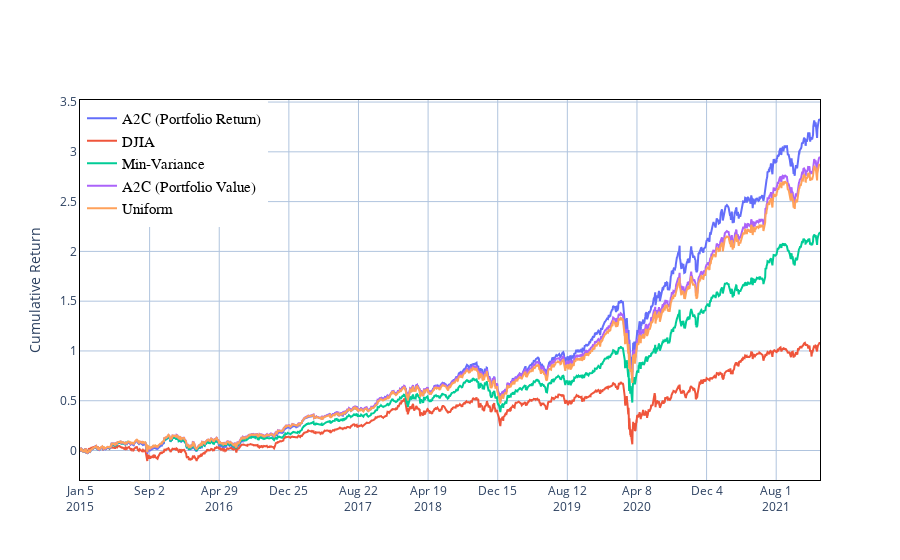

The notebook cell saved with this chart:
### Code cell
fig = go.Figure()
fig.add_trace(trace0_portfolio)

fig.add_trace(trace1_portfolio)

fig.add_trace(trace2_portfolio)

fig.add_trace(trace3_portfolio)

fig.add_trace(trace4_portfolio)


fig.update_layout(
    legend=dict(
        x=0,
        y=1,
        traceorder="normal",
        font=dict(
            family="sans-serif",
            size=15,
            color="black"
        ),
        bgcolor="White",
        bordercolor="white",
        borderwidth=2
        
    ),
)
#fig.update_layout(legend_orientation="h")
fig.update_layout(title={
        #'text': "Cumulative Return using FinRL",
        'y':0.85,
        'x':0.5,
        'xanchor': 'center',
        'yanchor': 'top'})
#with Transaction cost
#fig.update_layout(title =  'Quarterly Trade Date')
fig.update_layout(
#    margin=dict(l=20, r=20, t=20, b=20),

    paper_bgcolor='rgba(1,1,0,0)',
    plot_bgcolor='rgba(1, 1, 0, 0)',
    #xaxis_title="Date",
    yaxis_title="Cumulative Return",
xaxis={ 'type': 'date',
       'tick0': time_ind[0], 
        'tickmode': 'linear', 
       'dtick': 86400000.0 *80*3}

)
fig.update_xaxes(showline=True,linecolor='black',showgrid=True, gridwidth=1, gridcolor='LightSteelBlue',mirror=True)
fig.update_yaxes(showline=True,linecolor='black',showgrid=True, gridwidth=1, gridcolor='LightSteelBlue',mirror=True)
fig.update_yaxes(zeroline=True, zerolinewidth=1, zerolinecolor='LightSteelBlue')

fig.show()

### Figure 1 — Plotly figure (JSON) as saved in the notebook; plotly's stock layout.template omitted (floating-point values rounded to 4 significant figures; data arrays with more than 128 entries replaced by an {"elided": "..."} marker saying what was removed)
{"data": [{"mode": "lines", "name": "A2C (Portfolio Return)", "type": "scatter", "x": {"elided": "1761 str values"}, "y": {"elided": "1761 float values"}}, {"mode": "lines", "name": "DJIA", "type": "scatter", "x": {"elided": "1761 str values"}, "y": {"elided": "1761 float values"}}, {"mode": "lines", "name": "Min-Variance", "type": "scatter", "x": {"elided": "1761 str values"}, "y": {"elided": "1761 float values"}}, {"mode": "lines", "name": "A2C (Portfolio Value)", "type": "scatter", "x": {"elided": "1761 str values"}, "y": {"elided": "1761 float values"}}, {"mode": "lines", "name": "Uniform", "type": "scatter", "x": {"elided": "1761 str values"}, "y": {"elided": "1761 float values"}}], "layout": {"legend": {"bgcolor": "White", "bordercolor": "white", "borderwidth": 2, "font": {"color": "black", "family": "sans-serif", "size": 15}, "traceorder": "normal", "x": 0, "y": 1}, "paper_bgcolor": "rgba(1,1,0,0)", "plot_bgcolor": "rgba(1, 1, 0, 0)", "title": {"x": 0.5, "xanchor": "center", "y": 0.85, "yanchor": "top"}, "xaxis": {"dtick": 20736000000, "gridcolor": "LightSteelBlue", "gridwidth": 1, "linecolor": "black", "mirror": true, "showgrid": true, "showline": true, "tick0": "2015-01-05", "tickmode": "linear", "type": "date"}, "yaxis": {"gridcolor": "LightSteelBlue", "gridwidth": 1, "linecolor": "black", "mirror": true, "showgrid": true, "showline": true, "title": {"text": "Cumulative Return"}, "zeroline": true, "zerolinecolor": "LightSteelBlue", "zerolinewidth": 1}}}
